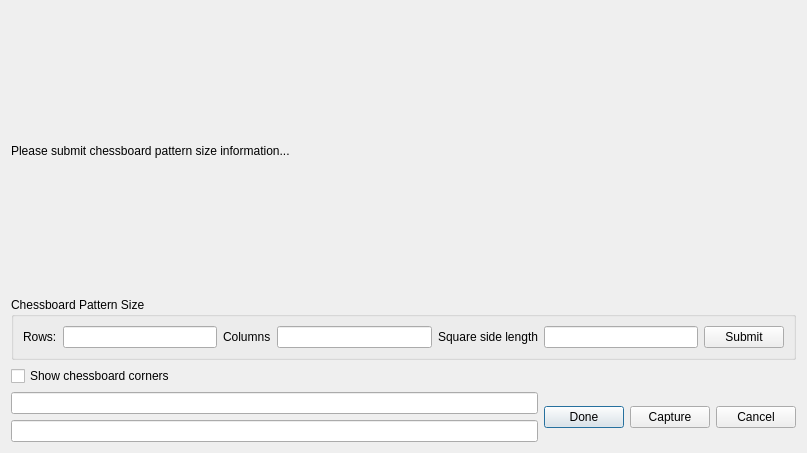
<?xml version="1.0" encoding="UTF-8"?>
<ui version="4.0">
 <class>StereoCalibrationDialog</class>
 <widget class="QDialog" name="StereoCalibrationDialog">
  <property name="geometry">
   <rect>
    <x>0</x>
    <y>0</y>
    <width>807</width>
    <height>453</height>
   </rect>
  </property>
  <property name="windowTitle">
   <string>Dialog</string>
  </property>
  <property name="toolTip">
   <string/>
  </property>
  <layout class="QGridLayout" name="gridLayout">
   <item row="0" column="0">
    <layout class="QHBoxLayout" name="cameraLayout">
     <item>
      <widget class="QLabel" name="leftCameraLabel">
       <property name="sizePolicy">
        <sizepolicy hsizetype="Preferred" vsizetype="Expanding">
         <horstretch>0</horstretch>
         <verstretch>0</verstretch>
        </sizepolicy>
       </property>
       <property name="text">
        <string>Please submit chessboard pattern size information...</string>
       </property>
      </widget>
     </item>
     <item>
      <spacer name="horizontalSpacer">
       <property name="orientation">
        <enum>Qt::Horizontal</enum>
       </property>
       <property name="sizeType">
        <enum>QSizePolicy::Fixed</enum>
       </property>
       <property name="sizeHint" stdset="0">
        <size>
         <width>15</width>
         <height>20</height>
        </size>
       </property>
      </spacer>
     </item>
     <item>
      <widget class="QLabel" name="rightCameraLabel">
       <property name="sizePolicy">
        <sizepolicy hsizetype="Preferred" vsizetype="Expanding">
         <horstretch>0</horstretch>
         <verstretch>0</verstretch>
        </sizepolicy>
       </property>
       <property name="text">
        <string/>
       </property>
      </widget>
     </item>
    </layout>
   </item>
   <item row="3" column="0">
    <layout class="QHBoxLayout" name="buttonLayout">
     <item>
      <layout class="QVBoxLayout" name="verticalLayout">
       <item>
        <widget class="QLineEdit" name="leftLine">
         <property name="readOnly">
          <bool>true</bool>
         </property>
        </widget>
       </item>
       <item>
        <widget class="QLineEdit" name="rightLine">
         <property name="readOnly">
          <bool>true</bool>
         </property>
        </widget>
       </item>
      </layout>
     </item>
     <item>
      <widget class="QPushButton" name="doneButton">
       <property name="enabled">
        <bool>true</bool>
       </property>
       <property name="toolTip">
        <string>Start Calibration</string>
       </property>
       <property name="text">
        <string>Done</string>
       </property>
      </widget>
     </item>
     <item>
      <widget class="QPushButton" name="captureButton">
       <property name="toolTip">
        <string>Capture Image</string>
       </property>
       <property name="text">
        <string>Capture</string>
       </property>
      </widget>
     </item>
     <item>
      <widget class="QPushButton" name="cancelButton">
       <property name="text">
        <string>Cancel</string>
       </property>
      </widget>
     </item>
    </layout>
   </item>
   <item row="1" column="0">
    <widget class="QGroupBox" name="groupBox">
     <property name="sizePolicy">
      <sizepolicy hsizetype="Preferred" vsizetype="Preferred">
       <horstretch>0</horstretch>
       <verstretch>0</verstretch>
      </sizepolicy>
     </property>
     <property name="title">
      <string>Chessboard Pattern Size</string>
     </property>
     <layout class="QGridLayout" name="gridLayout_2">
      <item row="0" column="0">
       <layout class="QHBoxLayout" name="horizontalLayout_2">
        <item>
         <widget class="QLabel" name="label">
          <property name="text">
           <string>Rows:</string>
          </property>
         </widget>
        </item>
        <item>
         <widget class="QLineEdit" name="rowsLine"/>
        </item>
        <item>
         <widget class="QLabel" name="label_2">
          <property name="text">
           <string>Columns</string>
          </property>
         </widget>
        </item>
        <item>
         <widget class="QLineEdit" name="columnsLine"/>
        </item>
        <item>
         <widget class="QLabel" name="label_3">
          <property name="text">
           <string>Square side length</string>
          </property>
         </widget>
        </item>
        <item>
         <widget class="QLineEdit" name="squareSizeLength">
          <property name="toolTip">
           <string>Chessboard square side length in mm</string>
          </property>
         </widget>
        </item>
        <item>
         <widget class="QPushButton" name="submitButton">
          <property name="toolTip">
           <string>Set chessboard size</string>
          </property>
          <property name="text">
           <string>Submit</string>
          </property>
         </widget>
        </item>
       </layout>
      </item>
     </layout>
    </widget>
   </item>
   <item row="2" column="0">
    <widget class="QCheckBox" name="checkBox">
     <property name="text">
      <string>Show chessboard corners</string>
     </property>
    </widget>
   </item>
  </layout>
 </widget>
 <resources/>
 <connections/>
</ui>
